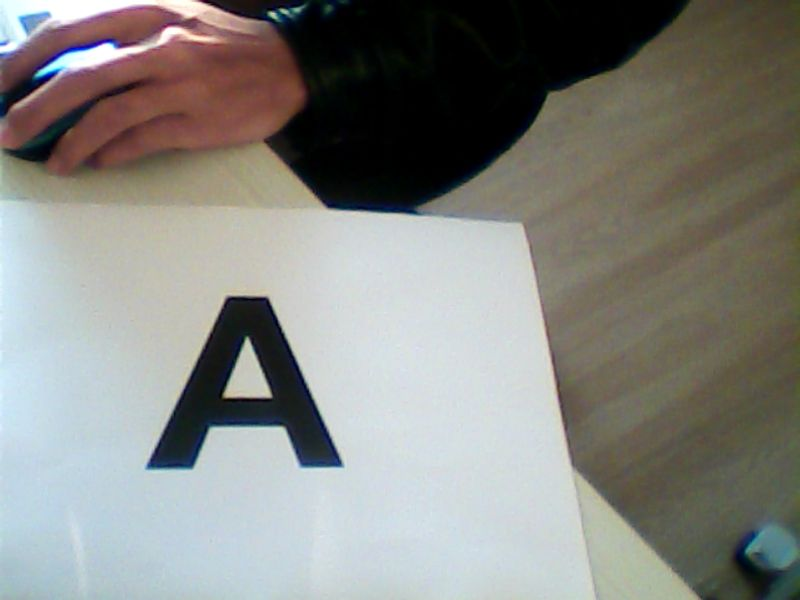
#> input picture a-scene.jpg, 800 x 600 px
$ python regionProposal.py a-scene.jpg a-scene.jpg
#> lines starting #> are read from the running program, lines starting #| are printed output that depends on the picture
import sys
import cv2

if __name__ == '__main__':
    # If image path and f/q is not passed as command
    # line arguments, quit and display help message

    # speed-up using multithreads
    cv2.setUseOptimized(True);
    cv2.setNumThreads(4);

    # read image
    im = cv2.imread("a-scene.jpg")
#> im is the input picture: shape (600, 800, 3); mean B, G, R 129.7, 134.4, 134.1
    # resize image
    newHeight = 800
    newWidth = int(im.shape[1]*800/im.shape[0])
#> newWidth = 1066
    im = cv2.resize(im, (newWidth, newHeight))
#> im: shape (800, 1066, 3)

    # create Selective Search Segmentation Object using default parameters
    ss = cv2.ximgproc.segmentation.createSelectiveSearchSegmentation()

    # set input image on which we will run segmentation
    ss.setBaseImage(im)

    ss.switchToSelectiveSearchFast()

    # [13 lines of commented-out code are left out]
    rects = ss.process()
    print('Total Number of Region Proposals: {}'.format(len(rects)))

    # number of region proposals to show
    numShowRects = 100
    # increment to increase/decrease total number
    # of reason proposals to be shown
    increment = 50

    while True:
        # create a copy of original image
        imOut = im.copy()

        # itereate over all the region proposals
        for i, rect in enumerate(rects):
            # draw rectangle for region proposal till numShowRects
            if (i < numShowRects):
                x, y, w, h = rect
                cv2.rectangle(imOut, (x, y), (x+w, y+h), (0, 255, 0), 1, cv2.LINE_AA)
            else:
                break
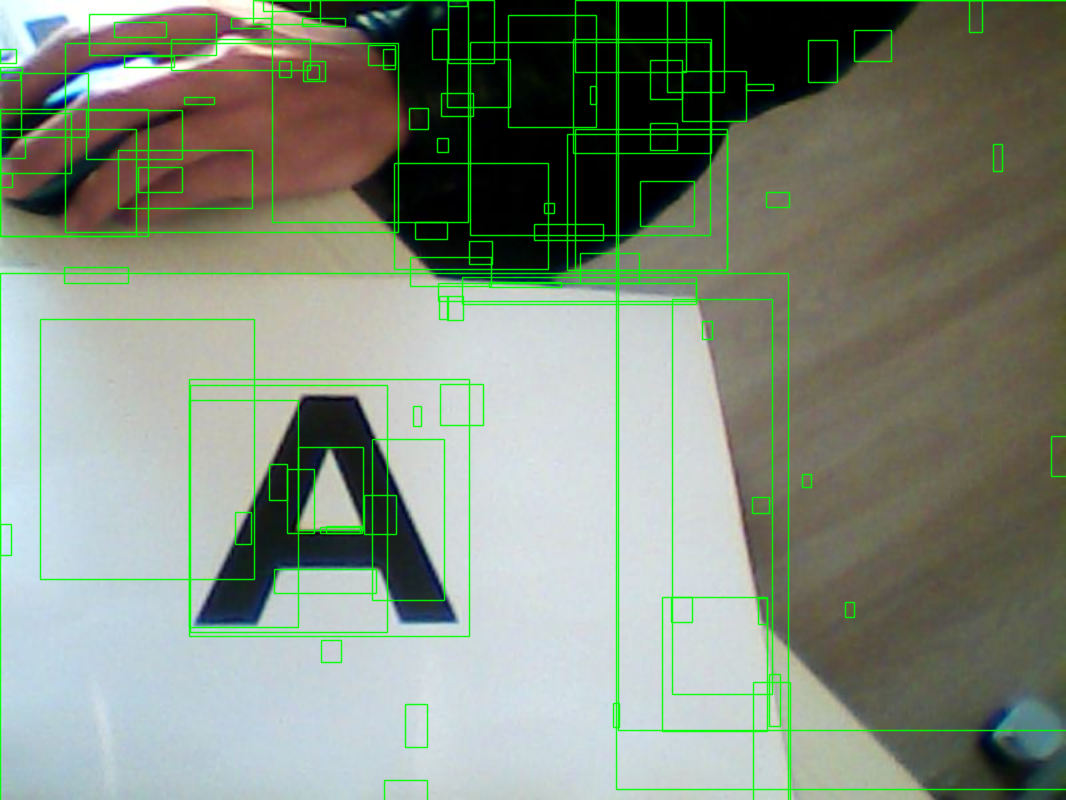
#> imOut: shape (800, 1066, 3); mean B, G, R 125.2, 140.3, 129.5

        # show output
        cv2.imshow("Output", imOut)

        # record key press
        k = cv2.waitKey(0) & 0xFF
#> (key Esc is pressed here)

        # m is pressed
        if k == 109:
            # increase total number of rectangles to show by increment
            numShowRects += increment
        # l is pressed
        elif k == 108 and numShowRects > increment:
            # decrease total number of rectangles to show by increment
            numShowRects -= increment
        # q is pressed
        elif k == 113:
            break
    # close image show window
    cv2.destroyAllWindows()
